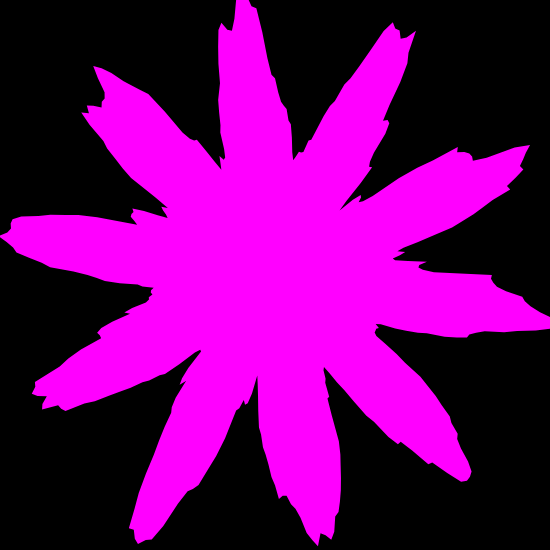
Frame 1 (no input)
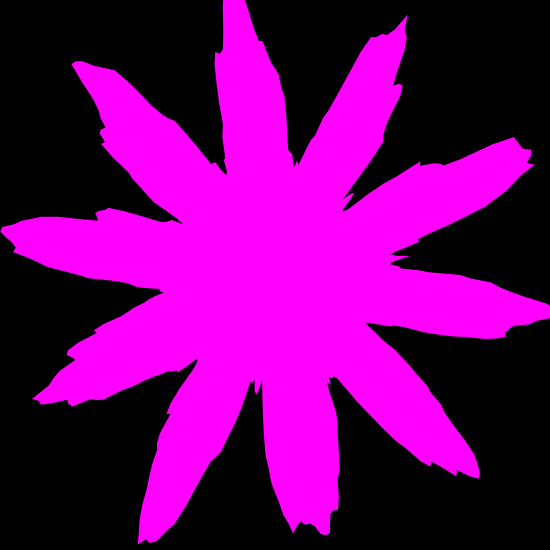
Frame 60 (no input)
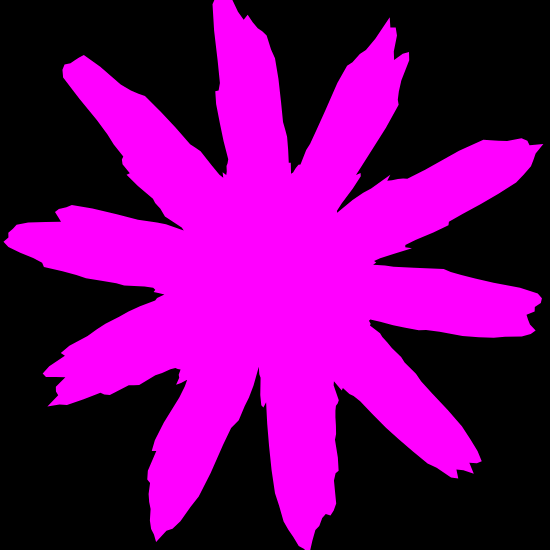
Frame 120 (the mouse pressed at the canvas centre since frame 60)

The p5.js sketch that drew these frames (run headless with seeded random() and noise() and a simulated clock; from frame 60 on, the mouse is pressed at the canvas centre):

// p5.js sketch
// ── sketch.js
function setup() {
    createCanvas(550,550);
    background(0);
    angleMode(DEGREES);
}


/////////////////////////////////////////////////
function draw() {
    background(0);
    noStroke();
    fill(255,0,255);

    translate(width/2,height/2);

    //ADDITIVE SYNTHESIS IN A CIRCLE
    var radius = 150;
    beginShape();
    for (var theta=0; theta<360; theta+=1){
      var wave1 = sin(theta*10)*75;// your sine code here
      var wave2 = noise(theta/5+frameCount/100)*100;// your noise code here
      var r = radius + wave1 + wave2;
      var x = cos(theta) * r;
      var y = sin(theta) * r;
      vertex(x,y);
    }
    endShape(CLOSE);
}
